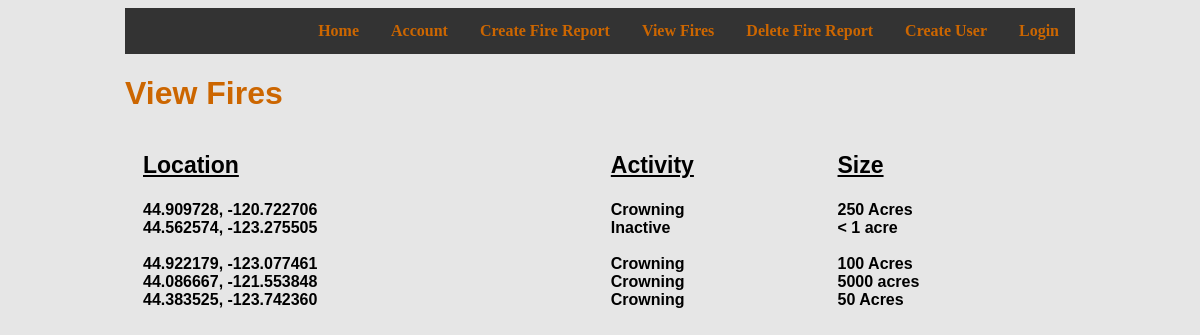
The page /FinalProject/ViewFires.php on the database its author committed.
### tables this page shows
CREATE TABLE `FireReports` (
  `FireID` int(6) NOT NULL,
  `FireActivity` text NOT NULL,
  `FireSize` varchar(32) NOT NULL,
  `IncidentCommander` varchar(32) NOT NULL,
  `FireLocation` varchar(32) NOT NULL,
  `PointOfAccess` text NOT NULL,
  `DateCreated` date NOT NULL,
  `FireStatus` tinyint(1) NOT NULL
);

### FinalProject/ViewFires.php (the view, shortened to what this page needs)
<?php
	include('navigation.php');
	echo "<h1>View Fires</h1>";
	$conn = mysqli_connect(DB_HOST, DB_USER, DB_PASSWORD, DB_NAME);
	$sql = "SELECT * FROM FireReports";
	$result = mysqli_query($conn, $sql);
	echo "<table id='listusers'><tr><th>Location</th><th>Activity</th><th>Size</th></tr><tr><td>";
	while($row = mysqli_fetch_assoc($result)){
		echo $row[FireLocation] .  "<br>";
	}
	echo"</td>";
	$conn = mysqli_connect(DB_HOST, DB_USER, DB_PASSWORD, DB_NAME);
	$sql = "SELECT * FROM FireReports";
	$result = mysqli_query($conn, $sql);
	echo "<td>";
	while($row = mysqli_fetch_assoc($result)){
		echo $row[FireActivity] . "<br>";
	}
	echo"</td>";
	$conn = mysqli_connect(DB_HOST, DB_USER, DB_PASSWORD, DB_NAME);
	$sql = "SELECT * FROM FireReports";
	$result = mysqli_query($conn, $sql);
	echo "<td>";
	while($row = mysqli_fetch_assoc($result)){
		echo $row[FireSize] . "<br>";
	}
	echo"</td>";
?>
<!DOCTYPE html>
<html lang="en">
<head>
   <link rel="stylesheet" href="css/style.css" />
</head>

### FinalProject/navigation.php
<!DOCTYPE html>
<html>
	<nav>
		<ul class="navigation">
			<li><a class="<?php echo ($page == "login" ? "current" : "")?>" href='Login.php'>Login</a></li>
			<li><a class="<?php echo ($page == "createuser" ? "current" : "")?>" href='CreateUser.php'>Create User</a></li>
			<li><a class="<?php echo ($page == "deletefirereport" ? "current" : "")?>" href='DeleteFireReport.php'>Delete Fire Report</a></li>
			<li><a class="<?php echo ($page == "viewfires" ? "current" : "")?>" href='ViewFires.php'>View Fires</a></li>
			<li><a class="<?php echo ($page == "createfirereport" ? "current" : "")?>" href='CreateFireReport.php'>Create Fire Report</a></li>
			<li><a class="<?php echo ($page == "account" ? "current" : "")?>" href='Account.php'>Account</a></li>
			<li><a class="<?php echo ($page == "home" ? "current" : "")?>" href='Home.php'>Home</a></li>
		</ul>
	</nav>
</html>

### FinalProject/css/style.css (style rules this page uses)
h1 { font-family: "Lucida Sans Unicode", "Lucida Grande", sans-serif; font-weight: bold; color: #cc6600; }
ul { list-style-type: none; margin: 0; padding: 0; overflow: hidden; background-color: #333333; }
li { display: inline; float: right; }
li a { display: block; color: #cc6600; font-weight: bold; text-align: center; padding: 14px 16px; text-decoration: none; }
th { font-size: 23px; text-decoration: underline; }
#listusers { border: 2px solid-gray; font-family: "Lucida Sans Unicode", "Lucida Grande", sans-serif; font-weight: bold; padding: 15px; width: 100%; text-align: left; }

### rows shown on the page
firereports: FireLocation "44.909728, -120.722706", FireActivity "Crowning", FireSize "250 Acres"
firereports: FireLocation "44.562574, -123.275505", FireActivity "Inactive", FireSize "< 1 acre"
firereports: FireLocation "44.922179, -123.077461", FireActivity "Crowning", FireSize "100 Acres"
firereports: FireLocation "44.086667, -121.553848", FireActivity "Crowning", FireSize "5000 acres"
firereports: FireLocation "44.383525, -123.742360", FireActivity "Crowning", FireSize "50 Acres"
